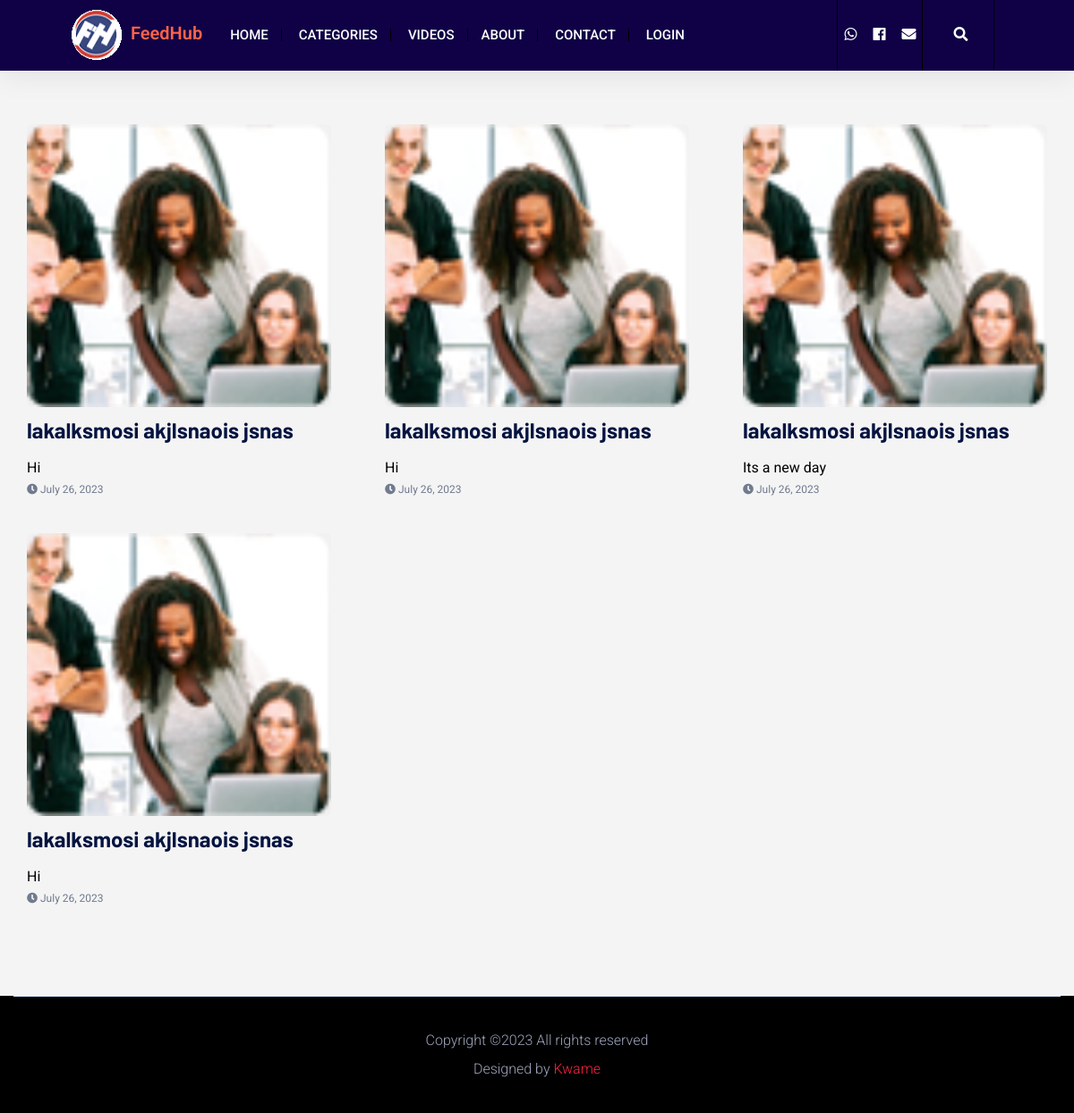
The page /videos on the database its author committed.
### app/models.py (models this page shows, shortened)
class AddVideo(models.Model):
    title= models.CharField(max_length=200, default='Hi')
    snippet= models.CharField(max_length=200, default='Hi')
    link = models.URLField(max_length=200)
    image = models.ImageField(upload_to="images/")
    user = models.ForeignKey(User, on_delete=models.CASCADE, default=1)
    date = models.DateField(auto_now_add=True, null=True, blank=True)

### app/views.py (the view)
# urls.py: path('videos', views.videos, name='videos'),
def videos(request):
    video =AddVideo.objects.all()
    return render(request, 'videos.html',{'video':video})

### app/templates/videos.html
{% extends 'base.html' %}
{% load static %}
{% block content %}
<main>
    <div class="about-area2 gray-bg pt-60 pb-60">
        <div class="container">
            <div class="row">
                {% for video in video %}
                <div class="col-xl-4 col-lg-6 col-md-6">
                    <div class="whats-news-single mb-40 mb-40">
                        <div class="whates-img">
                            <img src="{{video.image.url}}" alt="">
                        </div>
                        <div class="whates-caption whates-caption2">
                            <h4><a href="{{ video.link }}">{{ video.title }}</a></h4>
                            <p>{{video.snippet}}</p>
                            <span><i class="fa fa-clock"></i> {{ video.date }}</span>
                        </div>
                    </div>
                </div>
                {% endfor %}
            </div>
        </div>
    </div>
</main>
{% endblock %}

### rows shown on the page
AddVideo: image (picture), title "lakalksmosi akjlsnaois jsnas", snippet "Hi", date "July 26, 2023"
AddVideo: image (picture), title "lakalksmosi akjlsnaois jsnas", snippet "Hi", date "July 26, 2023"
AddVideo: image (picture), title "lakalksmosi akjlsnaois jsnas", snippet "Its a new day", date "July 26, 2023"
AddVideo: image (picture), title "lakalksmosi akjlsnaois jsnas", snippet "Hi", date "July 26, 2023"
